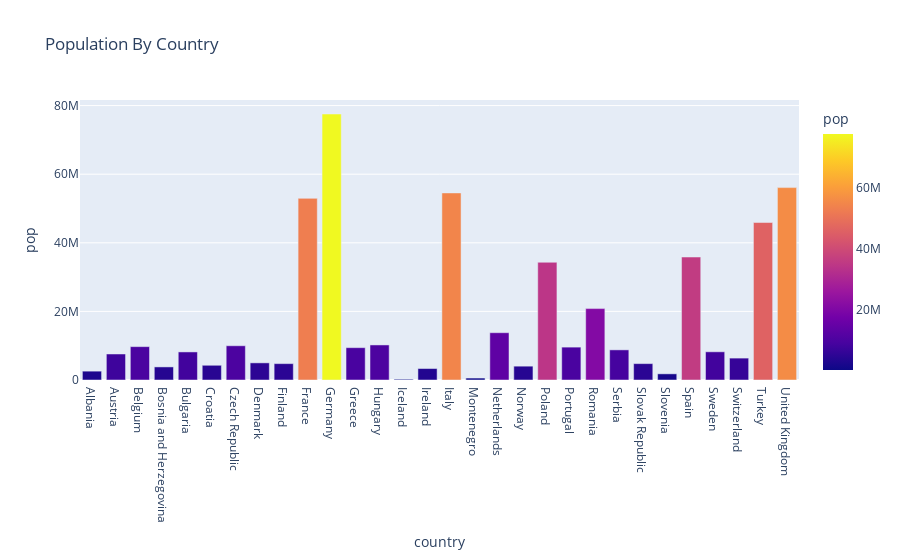

The notebook cell this image was saved under:
### Markdown cell above
### Europe

### Code cell
europe_population_by_country = get_population_mean_by_country(europe)
plot_and_show_population_mean_by_country(europe_population_by_country)

### Figure 1 — Plotly figure (JSON) as saved in the notebook; plotly's stock layout.template omitted (floating-point values rounded to 4 significant figures)
{"data": [{"alignmentgroup": "True", "hovertemplate": "country=%{x}<br>pop=%{marker.color}<extra></extra>", "legendgroup": "", "marker": {"color": [2580000.0, 7583000.0, 9725000.0, 3817000.0, 8183000.0, 4290000.0, 9986000.0, 4994000.0, 4771321, 52950000.0, 77550000.0, 9424000.0, 10220000.0, 227000.0, 3341000.0, 54536958, 564300.0, 13790000.0, 4031000.0, 34320000.0, 9586000.0, 20820000.0, 8784000.0, 4775000.0, 1794000.0, 35850000.0, 8220000.0, 6384000.0, 45910000.0, 56090000.0], "coloraxis": "coloraxis", "pattern": {"shape": ""}}, "name": "", "offsetgroup": "", "orientation": "v", "showlegend": false, "textposition": "auto", "type": "bar", "x": ["Albania", "Austria", "Belgium", "Bosnia and Herzegovina", "Bulgaria", "Croatia", "Czech Republic", "Denmark", "Finland", "France", "Germany", "Greece", "Hungary", "Iceland", "Ireland", "Italy", "Montenegro", "Netherlands", "Norway", "Poland", "Portugal", "Romania", "Serbia", "Slovak Republic", "Slovenia", "Spain", "Sweden", "Switzerland", "Turkey", "United Kingdom"], "xaxis": "x", "y": [2580000.0, 7583000.0, 9725000.0, 3817000.0, 8183000.0, 4290000.0, 9986000.0, 4994000.0, 4771321, 52950000.0, 77550000.0, 9424000.0, 10220000.0, 227000.0, 3341000.0, 54536958, 564300.0, 13790000.0, 4031000.0, 34320000.0, 9586000.0, 20820000.0, 8784000.0, 4775000.0, 1794000.0, 35850000.0, 8220000.0, 6384000.0, 45910000.0, 56090000.0], "yaxis": "y"}], "layout": {"barmode": "relative", "coloraxis": {"colorbar": {"title": {"text": "pop"}}, "colorscale": [[0, "#0d0887"], [0.1111, "#46039f"], [0.2222, "#7201a8"], [0.3333, "#9c179e"], [0.4444, "#bd3786"], [0.5556, "#d8576b"], [0.6667, "#ed7953"], [0.7778, "#fb9f3a"], [0.8889, "#fdca26"], [1, "#f0f921"]]}, "legend": {"tracegroupgap": 0}, "title": {"text": "Population By Country"}, "xaxis": {"anchor": "y", "domain": [0, 1], "title": {"text": "country"}}, "yaxis": {"anchor": "x", "domain": [0, 1], "title": {"text": "pop"}}}}
